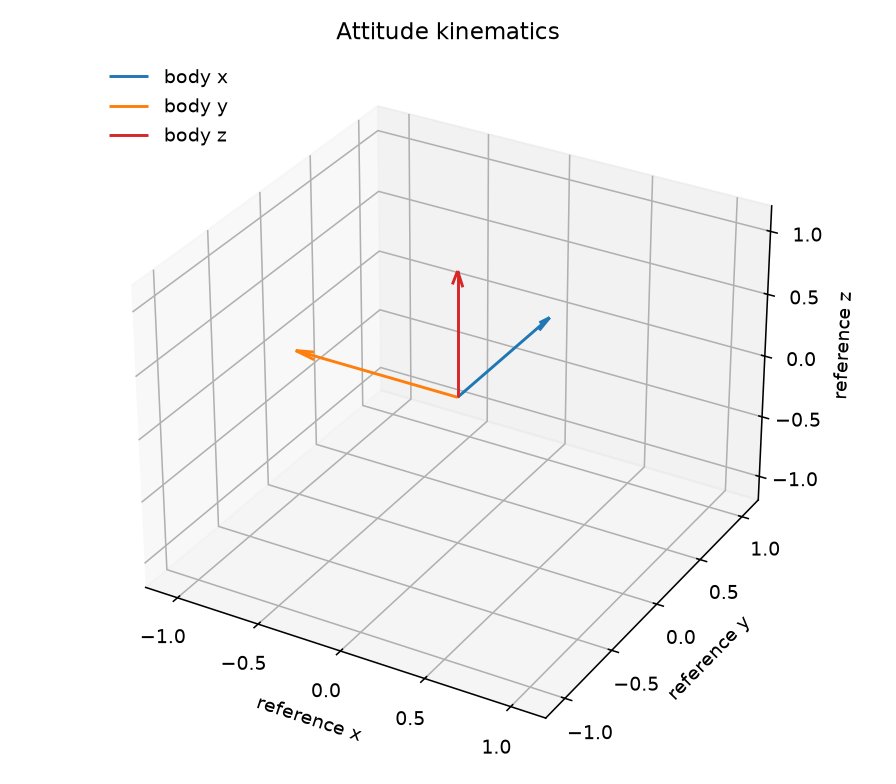

Here is the Python script that generated this plot:
#!/usr/bin/env python3
"""3-2-1 attitude kinematics: direction cosines, quaternions, and rates.

Direction-cosine elements are dcm_321_c11 through dcm_321_c33.
Quaternion elements are quaternion_to_dcm_c11 through quaternion_to_dcm_c33.
Rates are quaternion_rate_0 through quaternion_rate_3 and euler_rate_roll,
euler_rate_pitch, and euler_rate_yaw. Kinematics only.
"""

from __future__ import annotations

import argparse
import math
import sys
import tempfile
from pathlib import Path

CHECK_TOL = 1e-12
SKILL_DIR = Path(__file__).resolve().parent
PLOT_TITLE = "Attitude kinematics"
MODES = (
    "euler_to_dcm",
    "dcm_to_euler",
    "quat_to_dcm",
    "dcm_to_quat",
    "euler_rates",
    "quat_rates",
)

ASSUMPTIONS = (
    "right-handed frames; 3-2-1 sequence is yaw, then pitch, then roll; "
    "the direction-cosine matrix maps inertial components into the body; "
    "quaternion is scalar-first and unit length; q and -q are the same rotation; "
    "dcm_321_c11 through dcm_321_c33; "
    "quaternion_to_dcm_c11 through quaternion_to_dcm_c33; "
    "quaternion_rate_0 through quaternion_rate_3; "
    "euler_rate_roll, euler_rate_pitch, euler_rate_yaw; "
    "3-2-1 rates are singular at pitch = +/- pi/2; "
    "no torque and no angular-momentum dynamics"
)


def print_kv(key: str, value: object) -> None:
    if isinstance(value, float):
        text = f"{value:.8g}"
    else:
        text = str(value)
    print(f"{key}: {text}")


def close(actual: float, expected: float, tol: float = CHECK_TOL) -> bool:
    scale = max(abs(expected), 1.0)
    return abs(actual - expected) <= tol * scale


def require_finite(value: float, name: str) -> None:
    if not math.isfinite(value):
        raise ValueError(f"{name} must be finite")


def dcm_321(roll: float, pitch: float, yaw: float) -> list[list[float]]:
    for name, value in (("roll", roll), ("pitch", pitch), ("yaw", yaw)):
        require_finite(value, name)
    cr, sr = math.cos(roll), math.sin(roll)
    cp, sp = math.cos(pitch), math.sin(pitch)
    cy, sy = math.cos(yaw), math.sin(yaw)
    return [
        [cp * cy, cp * sy, -sp],
        [sr * sp * cy - cr * sy, sr * sp * sy + cr * cy, sr * cp],
        [cr * sp * cy + sr * sy, cr * sp * sy - sr * cy, cr * cp],
    ]


def quat_to_dcm(q0: float, q1: float, q2: float, q3: float) -> list[list[float]]:
    return [
        [q0 * q0 + q1 * q1 - q2 * q2 - q3 * q3, 2 * (q1 * q2 + q0 * q3), 2 * (q1 * q3 - q0 * q2)],
        [2 * (q1 * q2 - q0 * q3), q0 * q0 - q1 * q1 + q2 * q2 - q3 * q3, 2 * (q2 * q3 + q0 * q1)],
        [2 * (q1 * q3 + q0 * q2), 2 * (q2 * q3 - q0 * q1), q0 * q0 - q1 * q1 - q2 * q2 + q3 * q3],
    ]


def normalize_quaternion(q0: float, q1: float, q2: float, q3: float) -> tuple[float, float, float, float]:
    for name, value in (("q0", q0), ("q1", q1), ("q2", q2), ("q3", q3)):
        require_finite(value, name)
    norm = math.sqrt(q0 * q0 + q1 * q1 + q2 * q2 + q3 * q3)
    if norm <= 0.0 or abs(norm - 1.0) > 1e-4:
        raise ValueError("quaternion must have unit length")
    sign = -1.0 if q0 < 0.0 else 1.0
    return tuple(sign * value / norm for value in (q0, q1, q2, q3))  # type: ignore[return-value]


def matrix_from_elements(values: list[float]) -> list[list[float]]:
    if len(values) != 9 or any(not math.isfinite(value) for value in values):
        raise ValueError("the direction-cosine matrix needs nine finite elements")
    matrix = [values[0:3], values[3:6], values[6:9]]
    for column in range(3):
        length = math.sqrt(sum(matrix[row][column] ** 2 for row in range(3)))
        if abs(length - 1.0) > 1e-4:
            raise ValueError("direction-cosine columns must be unit length")
    det = (
        matrix[0][0] * (matrix[1][1] * matrix[2][2] - matrix[1][2] * matrix[2][1])
        - matrix[0][1] * (matrix[1][0] * matrix[2][2] - matrix[1][2] * matrix[2][0])
        + matrix[0][2] * (matrix[1][0] * matrix[2][1] - matrix[1][1] * matrix[2][0])
    )
    if abs(det - 1.0) > 1e-3:
        raise ValueError("direction-cosine matrix must be a proper rotation")
    return matrix


def euler_from_dcm(matrix: list[list[float]]) -> tuple[float, float, float, str]:
    pitch = math.asin(max(-1.0, min(1.0, -matrix[0][2])))
    if abs(math.cos(pitch)) < 1e-8:
        roll = 0.0
        yaw = math.atan2(-matrix[1][0], matrix[1][1])
        return roll, pitch, yaw, "yes"
    roll = math.atan2(matrix[1][2], matrix[2][2])
    yaw = math.atan2(matrix[0][1], matrix[0][0])
    return roll, pitch, yaw, "no"


def dcm_to_quaternion(matrix: list[list[float]]) -> tuple[float, float, float, float]:
    trace = matrix[0][0] + matrix[1][1] + matrix[2][2]
    if trace > 0.0:
        q0 = 0.5 * math.sqrt(1.0 + trace)
        scale = 0.25 / q0
        q1 = (matrix[1][2] - matrix[2][1]) * scale
        q2 = (matrix[2][0] - matrix[0][2]) * scale
        q3 = (matrix[0][1] - matrix[1][0]) * scale
    else:
        diagonals = (matrix[0][0], matrix[1][1], matrix[2][2])
        largest = diagonals.index(max(diagonals))
        if largest == 0:
            q1 = 0.5 * math.sqrt(1.0 + matrix[0][0] - matrix[1][1] - matrix[2][2])
            scale = 0.25 / q1
            q0 = (matrix[1][2] - matrix[2][1]) * scale
            q2 = (matrix[0][1] + matrix[1][0]) * scale
            q3 = (matrix[0][2] + matrix[2][0]) * scale
        elif largest == 1:
            q2 = 0.5 * math.sqrt(1.0 + matrix[1][1] - matrix[0][0] - matrix[2][2])
            scale = 0.25 / q2
            q0 = (matrix[2][0] - matrix[0][2]) * scale
            q1 = (matrix[0][1] + matrix[1][0]) * scale
            q3 = (matrix[1][2] + matrix[2][1]) * scale
        else:
            q3 = 0.5 * math.sqrt(1.0 + matrix[2][2] - matrix[0][0] - matrix[1][1])
            scale = 0.25 / q3
            q0 = (matrix[0][1] - matrix[1][0]) * scale
            q1 = (matrix[0][2] + matrix[2][0]) * scale
            q2 = (matrix[1][2] + matrix[2][1]) * scale
    return normalize_quaternion(q0, q1, q2, q3)


def quaternion_rates(
    wx: float, wy: float, wz: float, q0: float, q1: float, q2: float, q3: float
) -> tuple[float, float, float, float]:
    for name, value in (("wx", wx), ("wy", wy), ("wz", wz)):
        require_finite(value, name)
    return (
        0.5 * (-wx * q1 - wy * q2 - wz * q3),
        0.5 * (wx * q0 + wz * q2 - wy * q3),
        0.5 * (wy * q0 - wz * q1 + wx * q3),
        0.5 * (wz * q0 + wy * q1 - wx * q2),
    )


def euler_rates(
    wx: float, wy: float, wz: float, roll: float, pitch: float
) -> tuple[float, float, float]:
    for name, value in (("wx", wx), ("wy", wy), ("wz", wz), ("roll", roll), ("pitch", pitch)):
        require_finite(value, name)
    cosine = math.cos(pitch)
    if abs(cosine) < 1e-8:
        raise ValueError("pitch is at the 3-2-1 gimbal lock")
    roll_rate = wx + math.sin(roll) * math.tan(pitch) * wy + math.cos(roll) * math.tan(pitch) * wz
    pitch_rate = math.cos(roll) * wy - math.sin(roll) * wz
    yaw_rate = math.sin(roll) * wy / cosine + math.cos(roll) * wz / cosine
    return roll_rate, pitch_rate, yaw_rate


def store_matrix(result: dict[str, object], matrix: list[list[float]]) -> None:
    for row in range(3):
        for column in range(3):
            result[f"c{row + 1}{column + 1}"] = matrix[row][column]


def emit(result: dict[str, object], graph: Path) -> None:
    print_kv("assumptions", ASSUMPTIONS)
    for key, value in result.items():
        print_kv(key, value)
    print_kv("graph", str(graph))


def write_plot(matrix: list[list[float]], out_path: Path) -> None:
    import matplotlib.pyplot as plt

    axes = (
        (matrix[0][0], matrix[0][1], matrix[0][2], "C0", "body x"),
        (matrix[1][0], matrix[1][1], matrix[1][2], "C1", "body y"),
        (matrix[2][0], matrix[2][1], matrix[2][2], "C3", "body z"),
    )
    fig = plt.figure(figsize=(6.4, 5.6))
    ax = fig.add_subplot(111, projection="3d")
    for x_comp, y_comp, z_comp, color, label in axes:
        ax.quiver(0.0, 0.0, 0.0, x_comp, y_comp, z_comp, color=color, arrow_length_ratio=0.12, label=label)
    ax.set_xlim(-1.2, 1.2)
    ax.set_ylim(-1.2, 1.2)
    ax.set_zlim(-1.2, 1.2)
    ax.set_xlabel("reference x")
    ax.set_ylabel("reference y")
    ax.set_zlabel("reference z")
    ax.set_title(PLOT_TITLE)
    ax.legend(loc="upper left", frameon=False)
    fig.tight_layout()
    fig.savefig(out_path, dpi=140)
    plt.close(fig)


def solve(args: argparse.Namespace) -> tuple[dict[str, object], list[list[float]]]:
    mode = args.mode
    if mode == "euler_to_dcm":
        if None in (args.roll, args.pitch, args.yaw):
            raise ValueError("euler_to_dcm requires --roll, --pitch, and --yaw")
        matrix = dcm_321(args.roll, args.pitch, args.yaw)
        result: dict[str, object] = {
            "mode": mode,
            "roll": args.roll,
            "pitch": args.pitch,
            "yaw": args.yaw,
        }
        store_matrix(result, matrix)
        return result, matrix
    if mode in ("dcm_to_euler", "dcm_to_quat"):
        values = [getattr(args, f"c{row}{column}") for row in range(1, 4) for column in range(1, 4)]
        if any(value is None for value in values):
            raise ValueError(f"{mode} requires --c11 through --c33")
        matrix = matrix_from_elements([float(value) for value in values])
        result = {"mode": mode}
        store_matrix(result, matrix)
        if mode == "dcm_to_euler":
            roll, pitch, yaw, gimbal = euler_from_dcm(matrix)
            result.update({"roll": roll, "pitch": pitch, "yaw": yaw, "gimbal_lock": gimbal})
        else:
            q0, q1, q2, q3 = dcm_to_quaternion(matrix)
            result.update({"q0": q0, "q1": q1, "q2": q2, "q3": q3})
        return result, matrix
    if mode == "quat_to_dcm":
        if None in (args.q0, args.q1, args.q2, args.q3):
            raise ValueError("quat_to_dcm requires --q0, --q1, --q2, and --q3")
        q0, q1, q2, q3 = normalize_quaternion(args.q0, args.q1, args.q2, args.q3)
        matrix = quat_to_dcm(q0, q1, q2, q3)
        result = {"mode": mode, "q0": q0, "q1": q1, "q2": q2, "q3": q3}
        store_matrix(result, matrix)
        return result, matrix
    if mode == "euler_rates":
        if None in (args.wx, args.wy, args.wz, args.roll, args.pitch, args.yaw):
            raise ValueError("euler_rates requires --wx, --wy, --wz, --roll, --pitch, and --yaw")
        roll_rate, pitch_rate, yaw_rate = euler_rates(args.wx, args.wy, args.wz, args.roll, args.pitch)
        matrix = dcm_321(args.roll, args.pitch, args.yaw)
        return {
            "mode": mode,
            "wx": args.wx,
            "wy": args.wy,
            "wz": args.wz,
            "roll": args.roll,
            "pitch": args.pitch,
            "yaw": args.yaw,
            "roll_rate": roll_rate,
            "pitch_rate": pitch_rate,
            "yaw_rate": yaw_rate,
        }, matrix
    if mode == "quat_rates":
        if None in (args.wx, args.wy, args.wz, args.q0, args.q1, args.q2, args.q3):
            raise ValueError("quat_rates requires --wx, --wy, --wz, and --q0 through --q3")
        q0, q1, q2, q3 = normalize_quaternion(args.q0, args.q1, args.q2, args.q3)
        q0_dot, q1_dot, q2_dot, q3_dot = quaternion_rates(args.wx, args.wy, args.wz, q0, q1, q2, q3)
        return {
            "mode": mode,
            "wx": args.wx,
            "wy": args.wy,
            "wz": args.wz,
            "q0": q0,
            "q1": q1,
            "q2": q2,
            "q3": q3,
            "q0_dot": q0_dot,
            "q1_dot": q1_dot,
            "q2_dot": q2_dot,
            "q3_dot": q3_dot,
        }, quat_to_dcm(q0, q1, q2, q3)
    raise ValueError("--mode must be a 3-2-1 kinematic conversion")


def fail(message: str) -> int:
    print(f"CHECK FAIL: {message}", file=sys.stderr)
    return 1


def run_check() -> int:
    identity = dcm_321(0.0, 0.0, 0.0)
    if identity != [[1.0, 0.0, 0.0], [0.0, 1.0, 0.0], [0.0, 0.0, 1.0]]:
        return fail("zero angles are not the identity matrix")
    yaw = dcm_321(0.0, 0.0, math.pi / 2.0)
    if not close(yaw[0][1], 1.0) or not close(yaw[1][0], -1.0):
        return fail("yaw of pi/2 is not the expected matrix")
    half = math.sqrt(0.5)
    from_quat = quat_to_dcm(half, 0.0, 0.0, half)
    for row in range(3):
        for column in range(3):
            if not close(from_quat[row][column], yaw[row][column]):
                return fail("yaw quaternion does not match the 3-2-1 matrix")
    recovered = dcm_to_quaternion(yaw)
    if any(not close(actual, expected) for actual, expected in zip(recovered, (half, 0.0, 0.0, half))):
        return fail("yaw matrix did not return the scalar-first quaternion")
    roll, pitch, yaw_angle, gimbal = euler_from_dcm(yaw)
    if gimbal != "no" or not close(roll, 0.0) or not close(pitch, 0.0) or not close(yaw_angle, math.pi / 2.0):
        return fail("yaw matrix did not return yaw pi/2")
    q0_dot, q1_dot, q2_dot, q3_dot = quaternion_rates(2.0, 0.0, 0.0, 1.0, 0.0, 0.0, 0.0)
    if not close(q0_dot, 0.0) or not close(q1_dot, 1.0) or not close(q2_dot, 0.0) or not close(q3_dot, 0.0):
        return fail("identity roll rate is not (0, 1, 0, 0)")
    roll_rate, pitch_rate, yaw_rate = euler_rates(1.0, 2.0, 3.0, 0.0, 0.0)
    if not close(roll_rate, 1.0) or not close(pitch_rate, 2.0) or not close(yaw_rate, 3.0):
        return fail("level Euler rates are not the body rates")
    try:
        euler_rates(0.0, 0.0, 0.0, 0.0, math.pi / 2.0)
        return fail("gimbal lock was accepted")
    except ValueError:
        pass
    with tempfile.TemporaryDirectory() as folder:
        path = Path(folder) / "check.png"
        write_plot(yaw, path)
        if not path.is_file() or path.stat().st_size < 1000:
            return fail("check plot was not written")
    print("check: pass")
    print_kv("yaw_c12", yaw[0][1])
    print_kv("q0_yaw", recovered[0])
    return 0


def parse_args(argv: list[str] | None = None) -> argparse.Namespace:
    parser = argparse.ArgumentParser(description="3-2-1 direction cosines, quaternions, and kinematic rates.")
    parser.add_argument("--mode", choices=MODES, default=None, help="one kinematic conversion")
    parser.add_argument("--yaw", type=float, default=None, help="yaw about reference axis 3 [rad]")
    parser.add_argument("--pitch", type=float, default=None, help="pitch about axis 2 [rad]")
    parser.add_argument("--roll", type=float, default=None, help="roll about axis 1 [rad]")
    parser.add_argument("--q0", type=float, default=None, help="quaternion scalar")
    parser.add_argument("--q1", type=float, default=None, help="quaternion vector x")
    parser.add_argument("--q2", type=float, default=None, help="quaternion vector y")
    parser.add_argument("--q3", type=float, default=None, help="quaternion vector z")
    parser.add_argument("--wx", type=float, default=None, help="body rate about x [rad/s]")
    parser.add_argument("--wy", type=float, default=None, help="body rate about y [rad/s]")
    parser.add_argument("--wz", type=float, default=None, help="body rate about z [rad/s]")
    parser.add_argument("--c11", type=float, default=None, help="direction-cosine element c11")
    parser.add_argument("--c12", type=float, default=None, help="direction-cosine element c12")
    parser.add_argument("--c13", type=float, default=None, help="direction-cosine element c13")
    parser.add_argument("--c21", type=float, default=None, help="direction-cosine element c21")
    parser.add_argument("--c22", type=float, default=None, help="direction-cosine element c22")
    parser.add_argument("--c23", type=float, default=None, help="direction-cosine element c23")
    parser.add_argument("--c31", type=float, default=None, help="direction-cosine element c31")
    parser.add_argument("--c32", type=float, default=None, help="direction-cosine element c32")
    parser.add_argument("--c33", type=float, default=None, help="direction-cosine element c33")
    parser.add_argument("--out", type=Path, default=None, help="PNG path")
    parser.add_argument("--check", action="store_true", help="run built-in consistency checks")
    return parser.parse_args(argv)


def main(argv: list[str] | None = None) -> int:
    args = parse_args(argv)
    if args.check:
        return run_check()
    if args.mode is None:
        print("error: requires --mode", file=sys.stderr)
        return 2
    try:
        result, matrix = solve(args)
    except ValueError as exc:
        print(f"error: {exc}", file=sys.stderr)
        return 2
    out_path = args.out if args.out is not None else SKILL_DIR / "attitude_kinematics.png"
    try:
        write_plot(matrix, out_path)
    except Exception as exc:
        print(f"error: {exc}", file=sys.stderr)
        return 2
    emit(result, out_path)
    return 0


if __name__ == "__main__":
    sys.exit(main())
